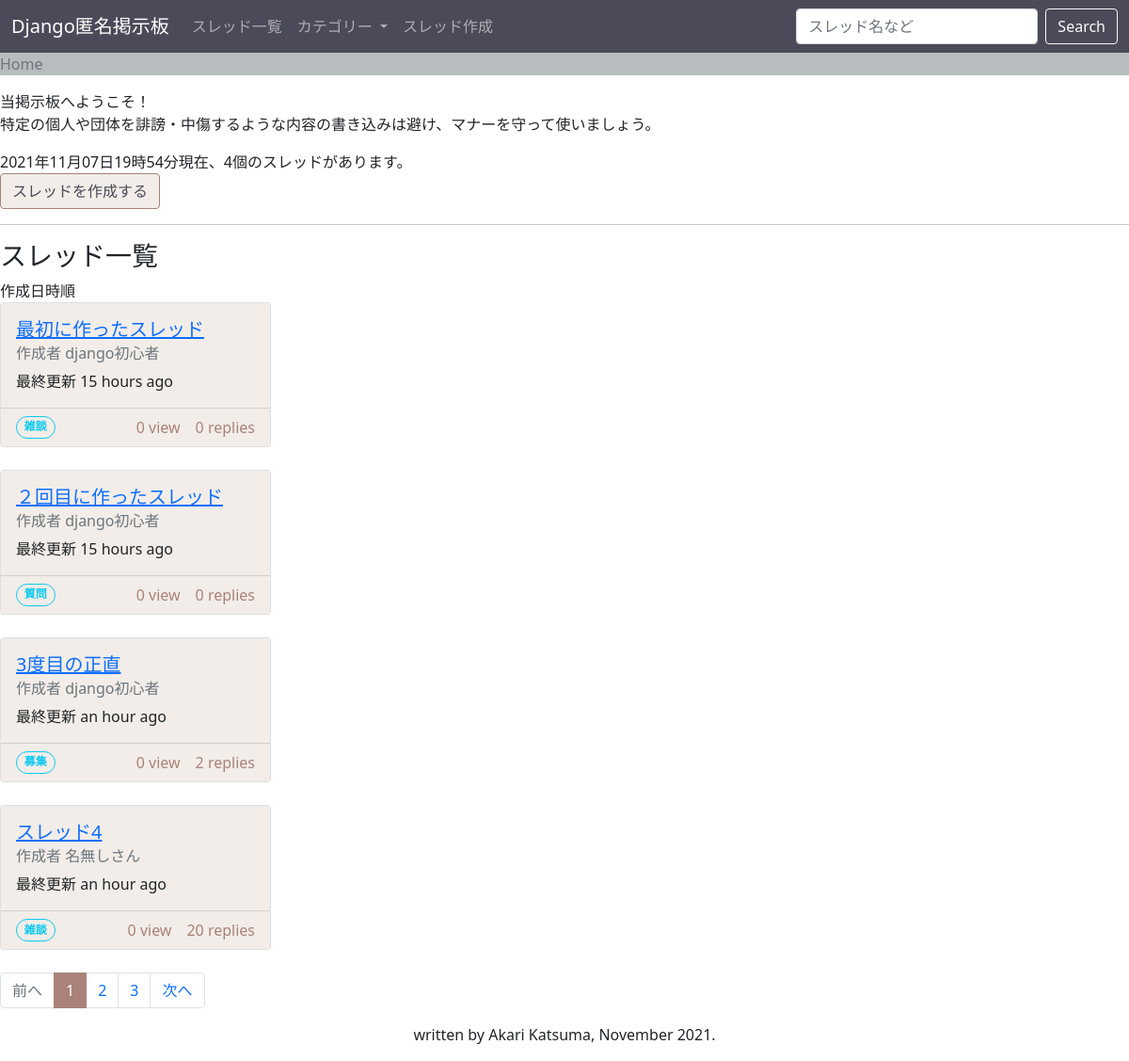
The page / on the database its author committed.
### keijiban/models.py (models this page shows, shortened)
class Thread(models.Model):
    title = models.CharField(
        max_length=255,
        blank=False,
        null=False,
        default="無題")
    view = models.IntegerField(
        blank=True,
        null=False,
        default=0)
    category = models.ForeignKey(
        Category,
        null=True,
        on_delete=models.SET_NULL)

class Post(models.Model):
    IPaddress = models.GenericIPAddressField(
        blank=False,
        null=False)
    ipID = models.CharField(
        max_length=8,
        blank=True,
        null=False,
        default="xxxxxxxx")
    created = models.DateTimeField(
        auto_now_add=True,
        editable=False,
        blank=False,
        null=False)
    name = models.CharField(
        max_length=15,
        blank=False,
        null=False,
        default="名無しさん")
    body = models.TextField(
        max_length=255,
        blank=False,
        null=False)
    thread = models.ForeignKey(
        Thread,
        on_delete=models.CASCADE)
    tags = models.ManyToManyField(
        Tag,
        blank=True)

class Category(models.Model):
    name = models.CharField(
        max_length=255,
        blank=False,
        null=False,)
    def __str__(self):
        return self.name

### keijiban/views.py (the view)
# urls.py: path('', Index.as_view(), name="index"),
class Index(ListView):
    model = Thread
    paginated_by = 10

### keijiban/templates/keijiban/thread_list.html (shortened to what this page needs)
{% extends "_base.html" %}
{% load humanize %}
{% load static %}
{% block pageTitle %}
<link rel="stylesheet" type="text/css" href="{% static 'scss/indexTable.css' %}">
{% endblock %}
{% block main %}
<p>
    当掲示板へようこそ！<br>
    特定の個人や団体を誹謗・中傷するような内容の書き込みは避け、マナーを守って使いましょう。
</p>
<div>
    {% now "Y年m月d日H時i分" %}現在、{{ object_list | length | intcomma }}個のスレッドがあります。<br>
    <a class="btn" style="background:#f2ede8; color:#4B4A59; border: 1px solid #AA8279;" href="{% url 'create' %}" role="button">スレッドを作成する</a><br>
</div>
<hr>
<h3>スレッド一覧</h3>
{% if object_list %}
    作成日時順<br>
    {% for t in object_list %}
    <div class="card" style="width: 18rem;">
        <div class="card-body" style="background:#f2ede8;">
            <a href="{% url 'thread' t.id %}">
                <h5 class="card-title">{{ t.title }}</h5>
            </a>
            <h6 class="card-subtitle mb-2 text-muted">作成者 {{ t.post_set.first.name }}</h6>
            <p class="card-text">最終更新 {{ t.post_set.last.created | naturaltime }}</p>
        </div>
        <div class="card-footer" style="display: flex;justify-content: space-between; background:#f2ede8; color:#AA8279;">
            <span class="badge rounded-pill text-info  border border-info badge-outlined">{{t.category}}</span>{{t.view| intcomma }} view　{{t.post_set.all| length | add:"-1"}} replies
        </div>
    </div>
    <br>
    {% endfor %}
    <nav aria-label="...">
        <ul class="pagination">
            <li class="page-item disabled">
                <span class="page-link" href="#" tabindex="-1" aria-disabled="true">前へ</span>
            </li>
            <li class="page-item active" aria-current="page">
                <span class="page-link" style="background-color: #AA8279; border-color: #AA8279;" href="#">1</span>
            </li>
            <li class="page-item"><a class="page-link" href="#">2</a></li>
            <li class="page-item"><a class="page-link" href="#">3</a></li>
            <li class="page-item">
                <a class="page-link" href="#">次へ</a>
            </li>
        </ul>
    </nav>
{% else %}
    <p>まだスレッドはありません。新しいスレッドを作りませんか？</p>
{% endif %}
{% endblock %}

### rows shown on the page
Thread: title "最初に作ったスレッド", post_set.first.name "django初心者", post_set.last.created "15 hours ago", category "雑談", view "0", post_set.all|length "0"
Thread: title "２回目に作ったスレッド", post_set.first.name "django初心者", post_set.last.created "15 hours ago", category "質問", view "0", post_set.all|length "0"
Thread: title "3度目の正直", post_set.first.name "django初心者", post_set.last.created "an hour ago", category "募集", view "0", post_set.all|length "2"
Thread: title "スレッド4", post_set.first.name "名無しさん", post_set.last.created "an hour ago", category "雑談", view "0", post_set.all|length "20"

### other values the page prints
{{ object_list | length | intcomma }} "4"
